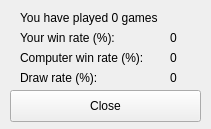
<?xml version="1.0" encoding="UTF-8"?>
<ui version="4.0">
 <class>MainWindow</class>
 <widget class="QMainWindow" name="MainWindow">
  <property name="geometry">
   <rect>
    <x>0</x>
    <y>0</y>
    <width>211</width>
    <height>129</height>
   </rect>
  </property>
  <property name="windowTitle">
   <string>MainWindow</string>
  </property>
  <widget class="QWidget" name="centralwidget">
   <widget class="QLabel" name="label">
    <property name="geometry">
     <rect>
      <x>20</x>
      <y>10</y>
      <width>161</width>
      <height>16</height>
     </rect>
    </property>
    <property name="text">
     <string>You have played 0 games</string>
    </property>
   </widget>
   <widget class="QLabel" name="label_2">
    <property name="geometry">
     <rect>
      <x>20</x>
      <y>30</y>
      <width>131</width>
      <height>16</height>
     </rect>
    </property>
    <property name="text">
     <string>Your win rate (%):</string>
    </property>
   </widget>
   <widget class="QLabel" name="label_3">
    <property name="geometry">
     <rect>
      <x>20</x>
      <y>50</y>
      <width>151</width>
      <height>16</height>
     </rect>
    </property>
    <property name="text">
     <string>Computer win rate (%):</string>
    </property>
   </widget>
   <widget class="QLabel" name="label_4">
    <property name="geometry">
     <rect>
      <x>20</x>
      <y>70</y>
      <width>91</width>
      <height>16</height>
     </rect>
    </property>
    <property name="text">
     <string>Draw rate (%):</string>
    </property>
   </widget>
   <widget class="QLabel" name="label_5">
    <property name="geometry">
     <rect>
      <x>170</x>
      <y>30</y>
      <width>60</width>
      <height>16</height>
     </rect>
    </property>
    <property name="text">
     <string>0</string>
    </property>
   </widget>
   <widget class="QLabel" name="label_6">
    <property name="geometry">
     <rect>
      <x>170</x>
      <y>50</y>
      <width>60</width>
      <height>16</height>
     </rect>
    </property>
    <property name="text">
     <string>0</string>
    </property>
   </widget>
   <widget class="QLabel" name="label_7">
    <property name="geometry">
     <rect>
      <x>170</x>
      <y>70</y>
      <width>60</width>
      <height>16</height>
     </rect>
    </property>
    <property name="text">
     <string>0</string>
    </property>
   </widget>
   <widget class="QPushButton" name="pushButton">
    <property name="geometry">
     <rect>
      <x>10</x>
      <y>90</y>
      <width>191</width>
      <height>32</height>
     </rect>
    </property>
    <property name="text">
     <string>Close</string>
    </property>
   </widget>
  </widget>
 </widget>
 <resources/>
 <connections/>
</ui>
